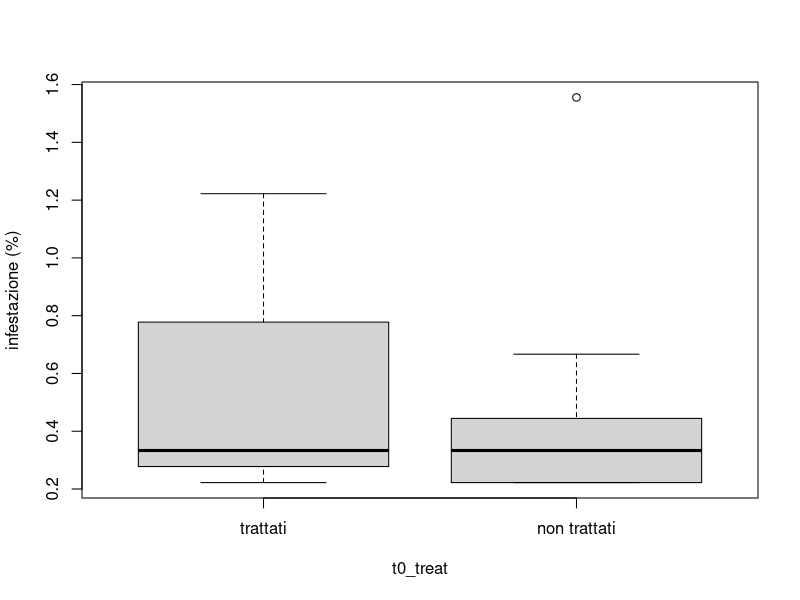
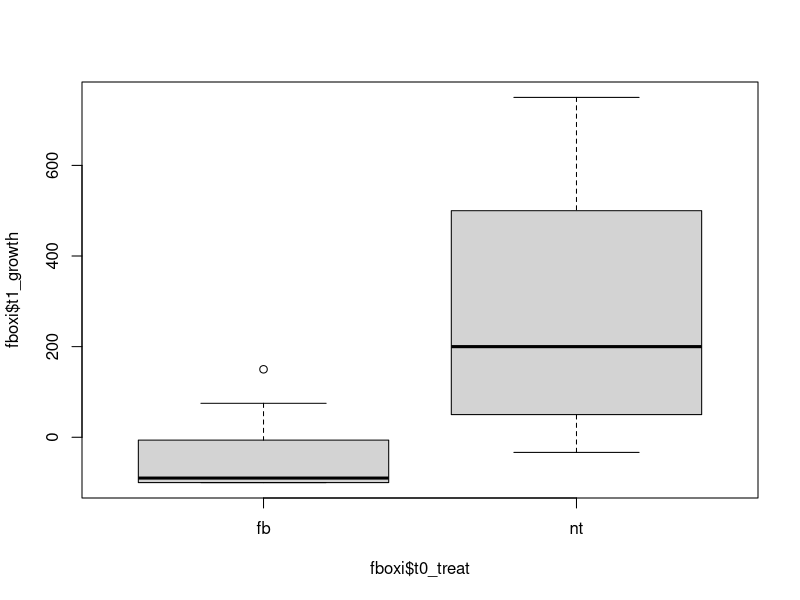
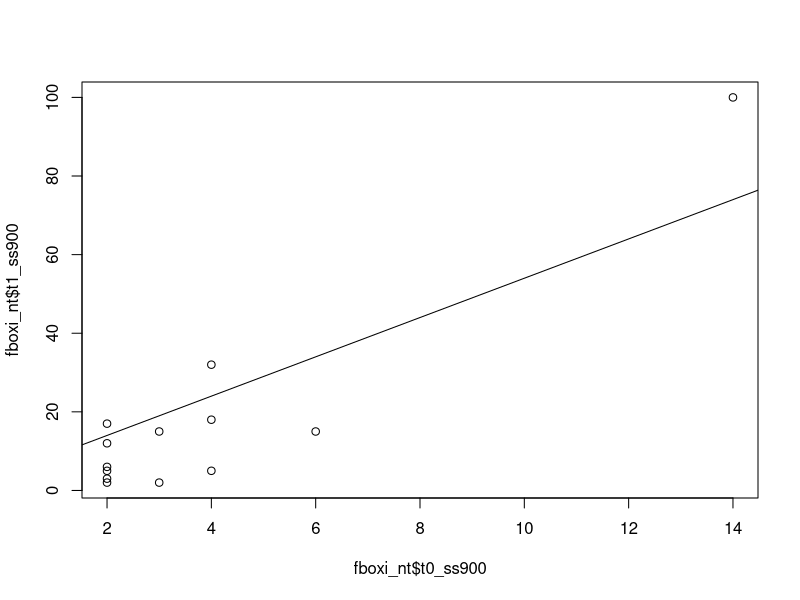

Generate these figures, in order, with R: (Note: this script raises an error after producing the figures.)
#
detach()
rm(list=ls())

# data load ---------------------------------------------------------------
fbox <- read.csv("../data/fbox_def.csv", sep=",")
fbox$t0_treat<-c(rep("fb",48),rep("nt",48))   #treatments: fbox, no treatment

# 900 bees sums -----------------------------------------------------------

fbox$t0_ss900<- fbox$t0_ss300_1 + fbox$t0_ss300_2 + fbox$t0_ss300_3 #total sugar shake time 0
fbox$t1_ss900<- fbox$t1_ss300_1 + fbox$t1_ss300_2 + fbox$t1_ss300_3 #total sugar shake time 1
fbox$t2_ss900<- fbox$t2_ss300_1 + fbox$t2_ss300_2 + fbox$t2_ss300_3 #total sugar shake time 2
fbox$t3_ss900<- fbox$t3_ss300_1 + fbox$t3_ss300_2 + fbox$t3_ss300_3 #total sugar shake time 3

# hives selection -------------------------------------------------------
minvar=1.5  #varroe minime per inclusione
maxvar=15 #varroe massime per inclusione
!is.na(fbox$t0_ss900-fbox$t1_ss900)->include # NAs removed (only time 0 and 1)
fbox$t0_ss900<maxvar & fbox$t0_ss900>minvar & include ->include #excluded most infested hives and hives with infestation under 1/900

fboxi<-fbox[include,] #dataset delle casse in analisi
rm(include)
#fboxi<-fboxi[order(fboxi$ss9_bt),] ????? inutile ?????

n_nt<-dim(fboxi[fboxi$t0_treat=="nt",])[1] # num ctr hives
n_fb<-dim(fboxi[fboxi$t0_treat=="fb",])[1]    # num fbox hives


# t1-t0 growth analysis ---------------------------------------------------

# t0 infestation
boxplot(t0_ss900/9~t0_treat,data=fboxi,names=c("trattati","non trattati"),ylab="infestazione (%)")

 #fboxi$eff_log<-log(ss9_at+0.5)-log(ss9_bt+0.5)
fboxi$t1_growth<-(fboxi$t1_ss900-fboxi$t0_ss900)/fboxi$t0_ss900*100

#boxplot(t1_growth~tratt)
boxplot(fboxi$t1_growth~fboxi$t0_treat)

fboxi_nt<-fboxi[fboxi$t0_treat=="nt",]
fboxi_fb<-fboxi[fboxi$t0_treat=="fb",]

plot(fboxi_nt$t0_ss900,fboxi_nt$t1_ss900)
abline(fboxi_nt$t0_ss900,fboxi_nt$t1_ss900)
lm(t1_ss900~t0_ss900,data=fboxi_nt)
#plot(glm(ss9_at~sqrt(ss9_bt),family=poisson))


points(fboxi_fb$t0_ss900,fboxi_fb$t1_ss900,pch=3)
abline(fboxi_fb$t0_ss900,fboxi_fb$t1_ss900)

### henderson_tilton
#ht.efficacy<-function(tb,ta,cb,ca){100*(1-((ta*mean(cb))/(tb*mean(ca))))}
ht.efficacy<-function(tb,ta,cb,ca){100*(1-((ta/tb)/mean(ca/cb)))}
#ht.efficacy<-function(tb,ta,cb,ca){100*(1-((mean(ta/tb)*mean(cb/ca))))}

fboxi_fb$t1_ht.eff<-ht.efficacy(fboxi_fb$t0_ss900,fboxi_fb$t1_ss900,fboxi_nt$t0_ss900,fboxi_nt$t1_ss900)
mean(fboxi_fb$t1_ht.eff)

sin(mean(asin(sqrt(fboxi_fb$t1_ht.eff/100))))^2#media trasformati
sin(t.test(asin(sqrt(fboxi_fb$t1_ht.eff/100))[-7])$conf.int)^2[1] #ic dati trasformati

boxplot(fboxi_fb$t1_ht.eff)


fboxi_fb$t2_ss900/fboxi_fb$t1_ss900
# 
# 
# ((mss9fbbt*m_eff_plac)-mss9fbat)/(mss9fbbt*m_eff_plac) ### efficacia del formicobox
# ## ic con il bootstrap?!?
# attach(dataplac)
# hist(ss9_bt,breaks=0:35,ylim=c(0,30),main="Infestazione al giorno 0",xlab="varroe/900 api",ylab="frequenza")
# hist(ss9_at,breaks=0:35,ylim=c(0,30),main="Infestazione al giorno 30",xlab="varroe/900 api",ylab="frequenza")
# #capire come gestire gli zeri iniziali
# detach(dataplac)
# 
# attach(fboxi)
# order(cassa)->ordine
# rbind(ss9_bt[ordine],ss9_at[ordine])->counts
# row.names(counts)<-c("prima","dopo")
# names(counts)<-cassa[ordine]
# barplot(counts, main="Infestazione delle api adulte",
#         xlab="Famiglie", col=c("white","yellow"),ylab="Varroe/900 api",
#         legend = rownames(counts), beside=TRUE)
# barplot(counts[1,], main="Infestazione delle api adulte prima del trattamento",
#         xlab="Famiglie", col=c(rep("black",dim(datafb)[1]),rep("red",dim(dataplac)[1])),ylab="Varroe/900 api",ylim=c(0,35))
# barplot(counts[2,], main="Infestazione delle api adulte un mese dopo il trattamento",
#         xlab="Famiglie", col=c(rep("black",dim(datafb)[1]),rep("red",dim(dataplac)[1])),ylab="Varroe/900 api")
# 
# 
# 
# rbind(-(ss9_bt[ordine]-ss9_at[ordine]))->counts
# barplot(counts, main="Car Distribution",
#         xlab="Number of Gears") 
# 
# barplot(fboxi$eff_log[ordine], main="",
#         xlab="")
# fboxi$aumentoperc<-(ss9_at-ss9_bt)*100/(ss9_bt+0.5)
# as.numeric(as.factor(tratt[ordine]))->coloritratt
# barplot(fboxi$aumentoperc[ordine], ylab="Variazione dell'infestazione (%)",
#         xlab="famiglie",col=coloritratt,main="Variazione dell'infestazione in un mese")
# mean(fboxi$aumentoperc[tratt=="fb"])
# mean(fboxi$aumentoperc[tratt=="plac"])
# (mean(fboxi$aumentoperc[tratt=="plac"])-(mean(fboxi$aumentoperc[tratt=="fb"])))/mean(fboxi$aumentoperc[tratt=="plac"])
# boxplot(fboxi$aumentoperc~tratt)
# boxplot(fboxi$eff_log~tratt)
# boxplot(fboxi$ss9_at~tratt)
# as.character(ora.insacco%/%1)->ora
# as.character(round(ora.insacco%%1,digits=2)*100)->minu
# plot(strptime(paste(ora,minu,sep=":"),format="%H:%M")[tratt=="fb"],fboxi$aumentoperc[tratt=="fb"],type="h",lwd=2,ylab="Variazione dell'infestazione (%)",xlab="ora di insacco")
# plot(strptime(paste(ora,minu,sep=":"),format="%H:%M")[tratt=="fb"],fboxi$ss9_at[tratt=="fb"],type="h",lwd=2,ylab="Varroe/900 api dopo il trattamento",xlab="ora di insacco")
# rm(ora,minu)
# detach(fboxi)
# 
# Blocco di covata --------------------------------------------------------
# 
# 
fbox_blocco <- read.csv("../data/formicobox_blocco_conteggi.csv", sep=";", dec=",")
merge(formicobox_blocco_conteggi,fbox,by.x="alveare",by.y="cassa")->fbox_blocco
# as.Date(c("2012/7/15","2012/07/18","2012/7/22","2012/07/26","2012/7/30","2012/08/3","2012/08/7","2012/08/8","2012/08/10","2012/08/13"))->Dates.cad
# fbox_blocco[fbox_blocco$tratt.x=="ctr",c(3:9,11:13)]->cadute_ctr
# fbox_blocco[fbox_blocco$tratt.x=="fbox",c(3:9,11:13)]->cadute_fbox
# plot(Dates.cad,apply(cadute_fbox,2,mean),type="l")
# plot(Dates.cad,apply(cadute_ctr,2,mean),type="l")
# mean(fbox_blocco$Z2[fbox_blocco$tratt.x=="ctr"])
# mean(fbox_blocco$Z2[fbox_blocco$tratt.x=="fbox"])
# boxplot(fbox_blocco$Z2~fbox_blocco$tratt.x)
# (fbox_blocco$Z3[fbox_blocco$tratt.x=="fbox"])/(fbox_blocco$Z2[fbox_blocco$tratt.x=="fbox"])
# sum(cadute_fbox)
# sum(cadute_ctr)
# sum(apply(cadute_fbox,2,mean))
# sum(apply(cadute_ctr,2,mean))
# #fare abbott modificato con cadute e con z3
# (fbox_blocco$Z3[fbox_blocco$tratt.x=="fbox"])/(fbox_blocco$Z2[fbox_blocco$tratt.x=="fbox"])
# 
